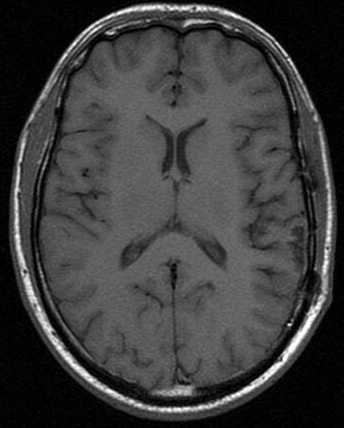
#> input picture Brain.tif, 344 x 428 px
$ jupyter execute --allow-errors 'MIA Lab 2.2 - Watershed.ipynb'   (shell and % lines are left out)   (older library calls are emulated)
#> lines starting #> are read from the running program, lines starting #| are printed output that depends on the picture
### segmentation_f.py

import numpy as np
import matplotlib.pyplot as plt
import math
import scipy.ndimage.filters as filters
from skimage.filters import gaussian
from skimage.segmentation import active_contour
from skimage.morphology import reconstruction, square, disk, cube
from skimage.segmentation import watershed


# [147 lines left out: functions coordinates, RegionGrowingP2, imimposemin, not called in this run]


def WatershedExerciseP2(img):
    '''
    Morphology-based segmentation technique that allows you to find regions of
    an image. For this we will calculate the maximum and minimum of the image
    to be able to differentiate the edges of the background.

    Parameters
    ----------
    img: Input image to be segmented.

    Returns
    -------
    watershed(sobel_img): Resulting image after applying to the separate sobel image the algorithm.
    watershed(im_image): Image obtained with a better result after applying several seeds.
    watershed(sobel_img,im_image): Image showing only the edges of the segmented part.

    '''

    sobel_img = filters.sobel(img) # Gradient image
    plt.figure()
    plt.imshow(img,cmap='gray')
    num_seed= 5
    pts = plt.ginput(num_seed)
    plt.axis('off')

    pts = np.array(pts)
    pts = pts.astype(int)
    binary_mask= np.zeros(img.shape) # Binary mask

    for i in range(1,img.shape[0]-1):
        for j in range(1,img.shape[1]-1):
            for n in range(len(pts)):
                if (i ==pts[n][1] and j ==pts[n][0]):
                    binary_mask[i,j]=1

    im_image = imimposemin(sobel_img, binary_mask)

    return watershed(sobel_img),watershed(im_image),watershed(sobel_img,im_image)


# [61 lines left out: functions activecontours, plot_img, not called in this run]


### MIA Lab 2.2 - Watershed.ipynb
&emsp;

&emsp;

<center><b><font style="color: orange"  size="10">Medical Image Analysis Lab 2</font></b></center>
<center><b><font style="color: orange" size="8">___________</font></b></center>
&ensp;
<center><b><font style="color: orange" size="5">Part 2: Watershed Segmentation</font></b></center>
&ensp;
<center><b><font style="color: orange" size="3">Patricia Crecis Molina, Marta Ojeda Velázquez, Amanda Román Román, Sara Valiente Jaén</font></b></center>
&nbsp;

<center><b><font style="color: orange" size="3">________________________________</font></b></center>

<center><div class="alert alert-block alert-warning">
Importing modules and files' functions, and reading the images
</div></center>

[cell 1]
import numpy as np
from skimage import io
import matplotlib.pyplot as plt
import matplotlib
from segmentation_f import *

[cell 2]
img = io.imread('Brain.tif',as_gray=True)
#> img is the input picture: shape (428, 344); min 0, max 255, mean 61.1
img = img/np.max(img)
#> (the rest of this cell did not finish here and is left out)

<center><div class="alert alert-block alert-warning">
Segmenting an image of the brain
</div></center>

[cell 3]
matplotlib.use('QT5Agg')
grad,im_image,combined = WatershedExerciseP2(img)
#> in WatershedExerciseP2, `sobel_img = filters.sobel(img)`:
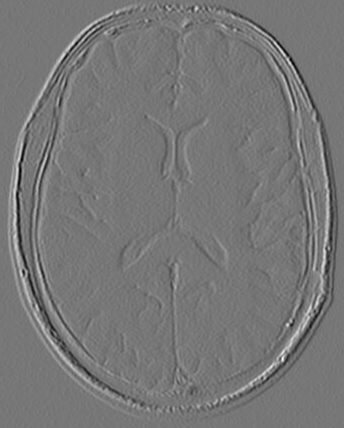
#> sobel_img: shape (428, 344) float64; min -2.42, max 2.75, mean 1.3e-05; drawn with min black and max white

[cell 4]
plot_img((grad,im_image,combined), ('Gradient Watershed', 'Imimposemin Watershed','Separate segmented regions'), cmap= 'jet')

- As we can see, the different colours indicate different things, the blue colour corresponds to the **maximums**, which in this case are the edges (foreground), and the red colour the **minimums** (background). These colours change progressively according to their intensities. In the gradient image (gradient watershed), the watershed algorithm has not been able to segment the image, so the colours are progressively ordered. However, in the second image (imimposemin watershed) we can see how the image is segmented a little and we can see the **edge of the brain**.
-  In the gradient image alone the different segmentations are **not well distinguished**, if we use different seeds that are going to be present in our binary mask and apply the imimposemin function we get a better segmentation. In the third image (imimposemin watershed combined), we have tried to draw a **line** that separates our **segmented regions**, as we can see we are left with only the frame of the brain.
- We use the **gradient image** as **input** because the edges of our image are marked on it and this is what we are going to take into consideration. If we used the img image instead, the result would not be the same as the edges would not be well defined.
- One of the main problems of the watershed is the **over-segmentation**. To improve the quality of the image and solve this problem we can apply different **seeds** as we have done above. Other methods that can be used to obtain an improvement are; to apply a **smoothing filter** before applying the algorithm to reduce the noise in the image, or to use a method similar to split and merge and **join neighbouring regions** with similar characteristics.

<center><div class="alert alert-block alert-warning">
Segmenting an X-ray image of the chest
</div></center>

[cell 5]
matplotlib.use('QT5Agg')
grad,im_image,combined = WatershedExerciseP2(img_c)

[cell 6]
plot_img((grad,im_image), ('Gradient Watershed', 'Imimposemin Watershed'), cmap= 'jet')

&nbsp;

<center><div class="alert alert-block alert-info">
Contribution of the members
</div></center>

&nbsp;

- **Code**: Patricia and Marta.
- **Jupyter and comments**: Marta.

&nbsp;
&nbsp;

<center><font style="color: lightblue"><b>Enjoying our project?</b></font></center>
&nbsp;
<center><font style="color: lightblue"><b>Go on to the next Jupyter Notebook!</b></font></center>

&nbsp;


$ run again, with Hand_fracture.jpg saved as Brain.tif
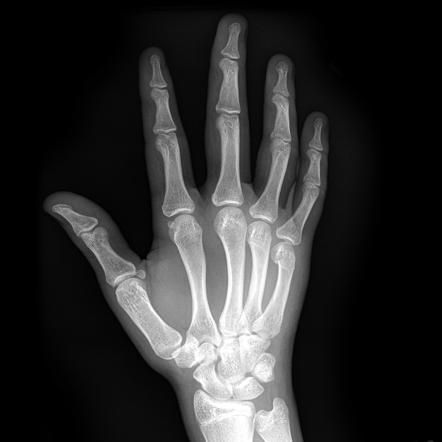
#> input picture Hand_fracture.jpg, 442 x 442 px
#> img is the input picture: shape (442, 442) float64; min 0, max 1, mean 0.178
#> in WatershedExerciseP2, `sobel_img = filters.sobel(img)`:
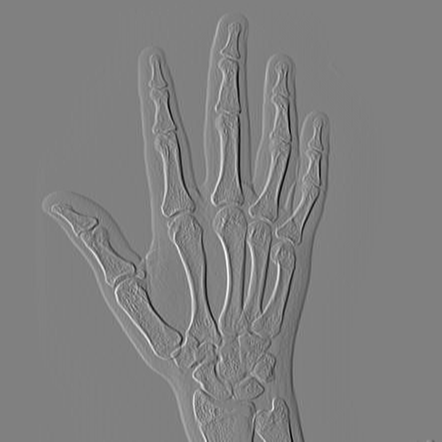
#> sobel_img: shape (442, 442) float64; min -1.98, max 1.95, mean 6.2e-19; drawn with min black and max white
